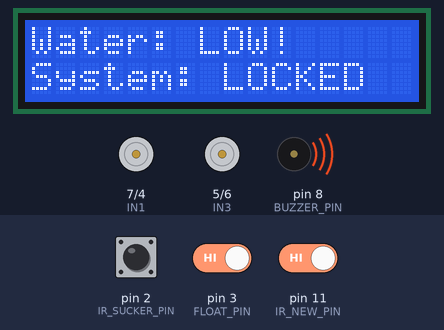
Simulated run of this sketch. Board: Arduino Uno, built with avr-gcc and run on an emulated ATmega328P. Shown: 16×2 character LCD, motor-driver pin pairs drawn as motors (green arrow = first pin HIGH = forward, orange = second pin HIGH = backward, longer = more drive, scaled by the enable pin), buzzer (waves = sounding, pin HIGH). Inputs (shaded band) come from the test bench; at power-on: pin 3 (FLOAT_PIN) HIGH, pin 2 (IR_SUCKER_PIN) HIGH, pin 11 (IR_NEW_PIN) HIGH.

Above: at 2.7 s.
2.8 s: pin 3 (FLOAT_PIN) driven LOW
At 5.3 s:
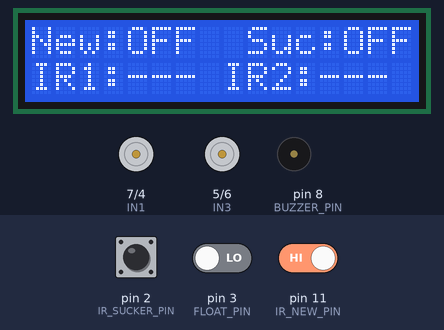
6.1 s: pin 2 (IR_SUCKER_PIN) driven LOW
At 7.2 s:
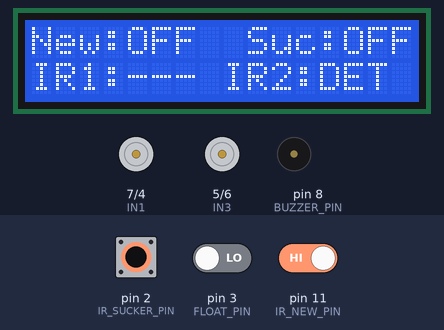
8.8 s: pin 11 (IR_NEW_PIN) driven LOW
At 10.5 s:
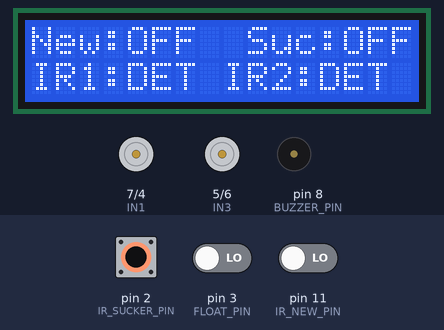
11.5 s: pin 2 (IR_SUCKER_PIN) driven HIGH
At 12.4 s:
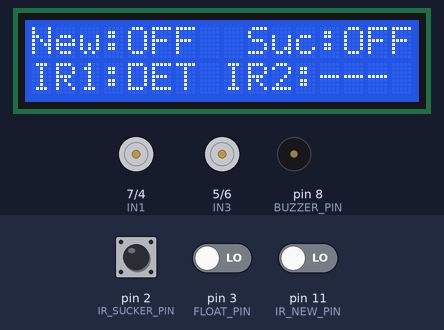
14.2 s: pin 2 (IR_SUCKER_PIN) driven LOW
At 14.39 s:
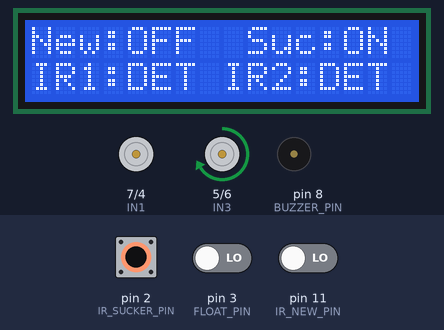
16.9 s: pin 2 (IR_SUCKER_PIN) pulsed HIGH 2 times (0.12 s each, 0.3 s apart)
At 17.31 s:
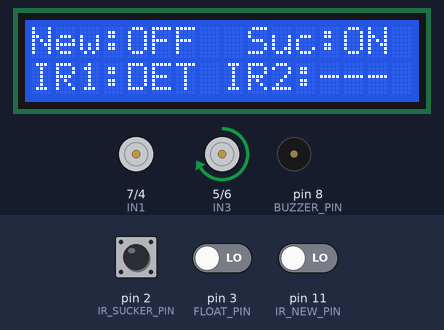
Timing chart, 0 to 19.9 s (numbered marks = the images above; inputs shaded):
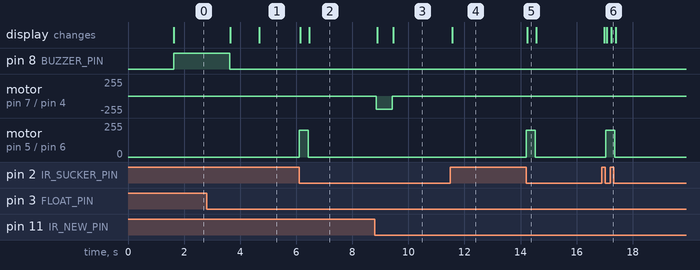

The sketch:

waterpump.ino
```cpp
#include <Wire.h>
#include <LiquidCrystal_I2C.h>

// ================= LCD =================
LiquidCrystal_I2C lcd(0x27, 16, 2);

// ================= MOTOR A (NEW MOTOR - OUT1/OUT2) =================
const int ENA = 10;
const int IN1 = 7;
const int IN2 = 4;

// ================= MOTOR B (SUCKER MOTOR - OUT3/OUT4) =================
const int IN3 = 5;
const int IN4 = 6;
const int ENB = 9;

// ================= SENSORS =================
const int IR_SUCKER_PIN = 2;    // Controls Motor B
const int IR_NEW_PIN = 11;      // Controls Motor A
const int FLOAT_PIN = 3;        // Water safety switch
const int BUZZER_PIN = 8;

// ================= TIMING CONFIG =================
const unsigned long MOTOR_A_RUN_TIME = 500; // New motor time (ms)
const unsigned long MOTOR_B_RUN_TIME = 250; // Sucker motor time (half)
const unsigned long BUZZER_TIME     = 2000; // Alarm time

// ================= STATE VARIABLES =================
bool systemLocked = false;

// Motor A
bool motorA_Running = false;
bool lastIR_A_State = HIGH;
unsigned long motorA_StartTime = 0;

// Motor B
bool motorB_Running = false;
bool lastIR_B_State = HIGH;
unsigned long motorB_StartTime = 0;

void setup() {
  // Motor pins
  pinMode(IN1, OUTPUT); pinMode(IN2, OUTPUT); pinMode(ENA, OUTPUT);
  pinMode(IN3, OUTPUT); pinMode(IN4, OUTPUT); pinMode(ENB, OUTPUT);

  // Sensor pins
  pinMode(IR_SUCKER_PIN, INPUT);
  pinMode(IR_NEW_PIN, INPUT);
  pinMode(FLOAT_PIN, INPUT_PULLUP);
  pinMode(BUZZER_PIN, OUTPUT);

  // LCD init
  lcd.init();
  lcd.backlight();
  lcd.setCursor(0, 0);
  lcd.print("Dual Motor Sys");
  lcd.setCursor(0, 1);
  lcd.print("Initializing...");
  delay(1500);
  lcd.clear();
}

void loop() {
  // -------- Read Sensors --------
  bool irSuckerVal = digitalRead(IR_SUCKER_PIN); // LOW = Blocked
  bool irNewVal    = digitalRead(IR_NEW_PIN);    // LOW = Blocked
  bool waterOK     = !digitalRead(FLOAT_PIN);    // LOW = Water OK

  // ================= SAFETY LOCK =================
  if (!waterOK) {
    stopMotorA();
    stopMotorB();
    systemLocked = true;

    lcd.setCursor(0, 0); lcd.print("Water: LOW!     ");
    lcd.setCursor(0, 1); lcd.print("System: LOCKED  ");

    digitalWrite(BUZZER_PIN, HIGH);
    delay(BUZZER_TIME);
    digitalWrite(BUZZER_PIN, LOW);

    lastIR_A_State = irNewVal;
    lastIR_B_State = irSuckerVal;
    return;
  }

  // ================= RESTORE SYSTEM =================
  if (waterOK && systemLocked) {
    systemLocked = false;
    lcd.clear();
    lcd.setCursor(0, 0);
    lcd.print("Water Restored");
    delay(1000);
    lcd.clear();
  }

  // ================= MOTOR A LOGIC =================
  if (!motorA_Running && lastIR_A_State == HIGH && irNewVal == LOW) {
    startMotorA();
  }

  if (motorA_Running && (millis() - motorA_StartTime >= MOTOR_A_RUN_TIME)) {
    stopMotorA();
  }

  lastIR_A_State = irNewVal;

  // ================= MOTOR B LOGIC =================
  if (!motorB_Running && lastIR_B_State == HIGH && irSuckerVal == LOW) {
    startMotorB();
  }

  if (motorB_Running && (millis() - motorB_StartTime >= MOTOR_B_RUN_TIME)) {
    stopMotorB();
  }

  lastIR_B_State = irSuckerVal;

  // ================= LCD STATUS =================
  lcd.setCursor(0, 0);
  lcd.print("New:");
  lcd.print(motorA_Running ? "ON " : "OFF");
  lcd.print("  Suc:");
  lcd.print(motorB_Running ? "ON " : "OFF");

  lcd.setCursor(0, 1);
  lcd.print(irNewVal == LOW ? "IR1:DET " : "IR1:--- ");
  lcd.print(irSuckerVal == LOW ? "IR2:DET " : "IR2:--- ");

  delay(50);
}

// ================= MOTOR FUNCTIONS =================

void startMotorA() {
  digitalWrite(IN1, LOW);
  digitalWrite(IN2, HIGH);
  analogWrite(ENA, 200);
  motorA_Running = true;
  motorA_StartTime = millis();
}

void stopMotorA() {
  digitalWrite(IN1, LOW);
  digitalWrite(IN2, LOW);
  analogWrite(ENA, 0);
  motorA_Running = false;
}

void startMotorB() {
  digitalWrite(IN3, HIGH);
  digitalWrite(IN4, LOW);
  analogWrite(ENB, 200);
  motorB_Running = true;
  motorB_StartTime = millis();
}

void stopMotorB() {
  digitalWrite(IN3, LOW);
  digitalWrite(IN4, LOW);
  analogWrite(ENB, 0);
  motorB_Running = false;
}
```

Measured:
- after the input at 2.8 s, pin 8 (BUZZER_PIN): goes on until 3.6 s, then stays LOW; the display: first changes after 0.84 s (image 1 shows a later state)
- after the input at 6.1 s, motor on pin 5 (IN3) / pin 6 (IN4): stopped → forward 200/255 at once, → stopped 0.32 s later; the display: first changes at once (image 2 shows a later state)
- after the input at 8.8 s, motor on pin 7 (IN1) / pin 4 (IN2): stopped → backward 200/255 after 0.06 s, → stopped 0.57 s later; the display: first changes after 0.09 s (image 3 shows a later state)
- after the input at 11.5 s, the display: changes after 0.06 s (image 4)
- after the input at 14.2 s, motor on pin 5 (IN3) / pin 6 (IN4): stopped → forward 200/255 at once, → stopped 0.32 s later; the display: changes at once (image 5)
- after the input at 16.9 s, motor on pin 5 (IN3) / pin 6 (IN4): stopped → forward 200/255 after 0.14 s, → stopped 0.32 s later; the display: first changes after 0.09 s (image 6 shows a later state)
